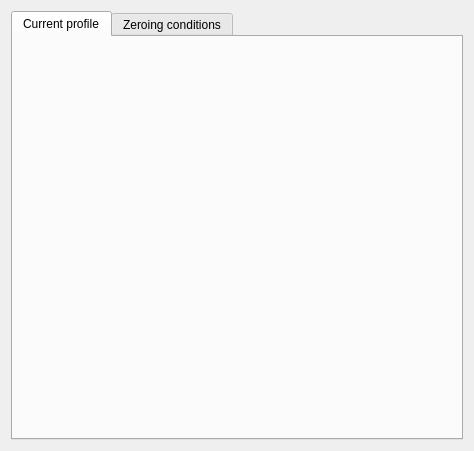
<?xml version="1.0" encoding="UTF-8"?>
<ui version="4.0">
 <class>profileCurrent</class>
 <widget class="QWidget" name="profileCurrent">
  <property name="geometry">
   <rect>
    <x>0</x>
    <y>0</y>
    <width>474</width>
    <height>451</height>
   </rect>
  </property>
  <property name="sizePolicy">
   <sizepolicy hsizetype="Preferred" vsizetype="Preferred">
    <horstretch>0</horstretch>
    <verstretch>0</verstretch>
   </sizepolicy>
  </property>
  <property name="windowTitle">
   <string>Form</string>
  </property>
  <property name="styleSheet">
   <string notr="true"/>
  </property>
  <layout class="QGridLayout" name="gridLayout">
   <item row="0" column="0">
    <widget class="QTabWidget" name="tabWidget_2">
     <property name="sizePolicy">
      <sizepolicy hsizetype="Preferred" vsizetype="Preferred">
       <horstretch>0</horstretch>
       <verstretch>0</verstretch>
      </sizepolicy>
     </property>
     <property name="styleSheet">
      <string notr="true"/>
     </property>
     <property name="currentIndex">
      <number>0</number>
     </property>
     <widget class="QWidget" name="tab_6">
      <property name="sizePolicy">
       <sizepolicy hsizetype="Expanding" vsizetype="Expanding">
        <horstretch>0</horstretch>
        <verstretch>0</verstretch>
       </sizepolicy>
      </property>
      <property name="styleSheet">
       <string notr="true"/>
      </property>
      <attribute name="title">
       <string>Current profile</string>
      </attribute>
      <layout class="QGridLayout" name="gridLayout_5">
       <property name="leftMargin">
        <number>6</number>
       </property>
       <property name="topMargin">
        <number>6</number>
       </property>
       <property name="rightMargin">
        <number>6</number>
       </property>
       <property name="bottomMargin">
        <number>3</number>
       </property>
      </layout>
     </widget>
     <widget class="QWidget" name="tab_7">
      <property name="sizePolicy">
       <sizepolicy hsizetype="Expanding" vsizetype="Expanding">
        <horstretch>0</horstretch>
        <verstretch>0</verstretch>
       </sizepolicy>
      </property>
      <attribute name="title">
       <string>Zeroing conditions</string>
      </attribute>
      <layout class="QGridLayout" name="gridLayout_2">
       <property name="leftMargin">
        <number>6</number>
       </property>
       <property name="topMargin">
        <number>6</number>
       </property>
       <property name="rightMargin">
        <number>6</number>
       </property>
       <property name="bottomMargin">
        <number>6</number>
       </property>
      </layout>
     </widget>
    </widget>
   </item>
  </layout>
 </widget>
 <resources>
  <include location="../.rsrc/res.qrc"/>
 </resources>
 <connections/>
</ui>
